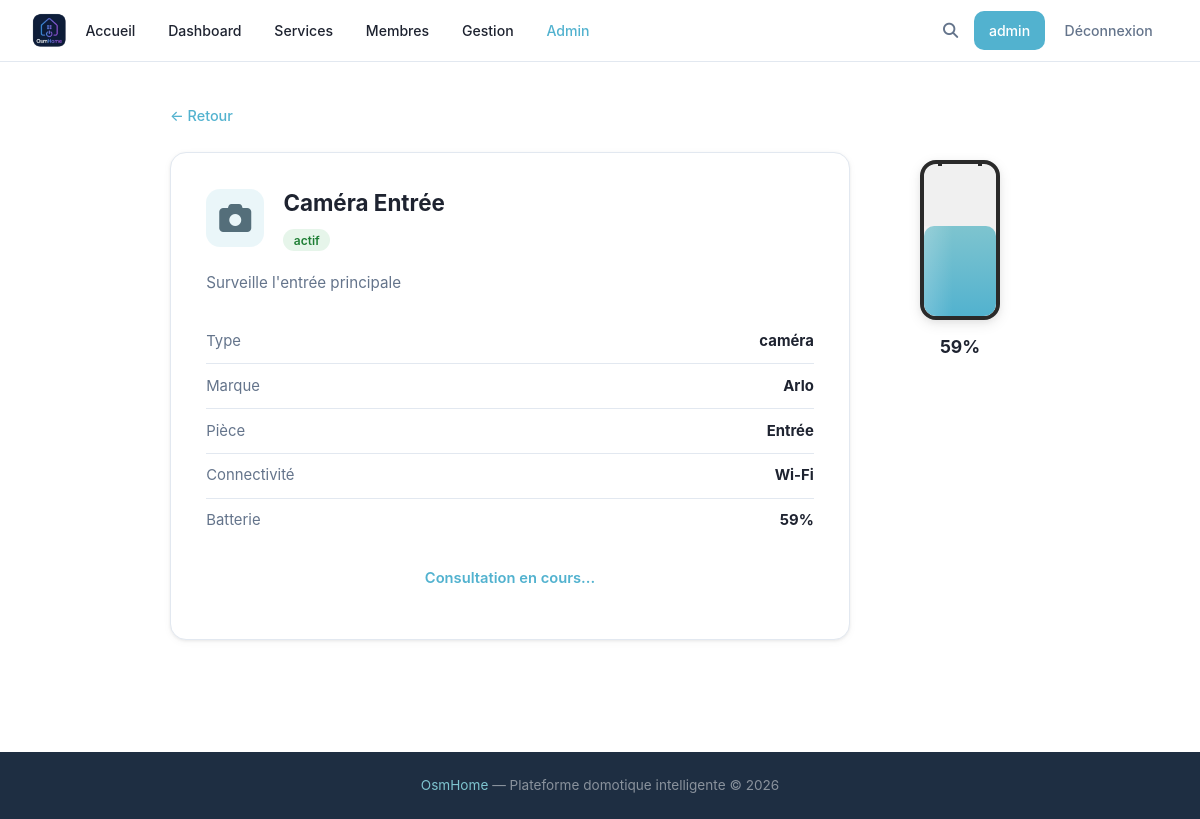
Screenshot of /device/3 (signed in) with the database file from the repository.
### tables this page shows
CREATE TABLE devices (
            id INTEGER PRIMARY KEY AUTOINCREMENT,
            name TEXT,
            description TEXT,
            type TEXT,
            brand TEXT,
            status TEXT DEFAULT 'actif',
            connectivity TEXT,
            battery INTEGER,
            room TEXT
        , deletion_requested INTEGER DEFAULT 0, config TEXT);

### main.py (the view)
@app.route('/device/<int:device_id>')
def device_detail(device_id):
    device = utils.getDevice(device_id)
    if not device:
        flask.abort(404)
    return flask.render_template('objet.html', user=flask.session.get('username'), device=device)

### main.py (called while the page is built)
@app.context_processor
def inject_types():
    try:
        types = utils.getTypes()
    except Exception:
        types = []
    is_admin = False
    user_level = None
    if flask.session.get('username'):
        u = utils.getUser(flask.session['username'])
        is_admin = bool(u and u['role'] == 'admin')
        user_level = u['level'] if u else None
    return {'types': types, 'is_admin': is_admin, 'user_level': user_level}

### utils.py (called while the page is built)
def openDB() -> sqlite3.Connection:
    if 'db' not in flask.g:
        flask.g.db = sqlite3.connect(BASE)
        flask.g.db.row_factory = sqlite3.Row
    return flask.g.db

def closeDB(_ = None):
    db = flask.g.pop("db", None)
    if db is not None:
        db.close()

def getUser(username: str):
    db = openDB()
    return db.execute(
        'SELECT * FROM users WHERE username = ?',
        (username,)
    ).fetchone()

def getTypes() -> list:
    db = openDB()
    rows = db.execute('SELECT DISTINCT type FROM devices ORDER BY type').fetchall()
    return [row['type'] for row in rows]

def getDevice(device_id: int):
    db = openDB()
    return db.execute('SELECT * FROM devices WHERE id = ?', (device_id,)).fetchone()

### templates/objet.html (shortened to what this page needs)
{% extends 'base.html' %}
{% block extra_css %}
<link rel="stylesheet" href="{{ url_for('static', filename='css/devices.css') }}">
<link rel="stylesheet" href="{{ url_for('static', filename='css/device.css') }}">
{% endblock %}
{% block content %}
<div class="device-detail-page">
    <a href="javascript:history.back()" class="device-detail-back">← Retour</a>
    <div class="device-detail-global">
        <div class="device-detail-card">
            <div class="device-detail-top">
                <div class="device-icon device-icon--lg" aria-label="{{ device['type'] }}">
                    {% if device['type'] == 'thermostat' %}<i class="fa-solid fa-temperature-half"></i>
                    {% elif device['type'] == 'caméra' %}<i class="fa-solid fa-camera"></i>
                    {% elif device['type'] == 'éclairage' %}<i class="fa-solid fa-lightbulb"></i>
                    {% elif device['type'] == 'serrure' %}<i class="fa-solid fa-lock"></i>
                    {% elif device['type'] == 'capteur' %}<i class="fa-solid fa-satellite-dish"></i>
                    {% elif device['type'] == 'aspirateur' %}<i class="fa-solid fa-robot"></i>
                    {% elif device['type'] == 'électroménager' %}<i class="fa-solid fa-blender"></i>
                    {% elif device['type'] == 'volet' %}<i class="fa-solid fa-window-maximize"></i>
                    {% elif device['type'] == 'montre' %}<i class="fa-solid fa-clock"></i>
                    {% elif device['type'] == 'énergie' %}<i class="fa-solid fa-bolt"></i>
                    {% else %}<i class="fa-solid fa-box"></i>{% endif %}
                </div>
                <div>
                    <h1 class="device-detail-name">{{ device['name'] }}</h1>
                    <span class="device-status {{ 'status-active' if device['status'] == 'actif' else 'status-inactive' }}">
                        {{ device['status'] }}
                    </span>
                </div>
            </div>
            <p class="device-detail-description">{{ device['description'] }}</p>
            <ul class="device-detail-infos">
                <li><span>Type</span><strong>{{ device['type'] }}</strong></li>
                <li><span>Marque</span><strong>{{ device['brand'] }}</strong></li>
                {% if device['room'] %}
                <li><span>Pièce</span><strong>{{ device['room'] }}</strong></li>
                {% endif %}
                <li><span>Connectivité</span><strong>{{ device['connectivity'] }}</strong></li>
                {% if device['battery'] %}
                <li><span>Batterie</span><strong>{{ device['battery'] }}%</strong></li>
                {% endif %}
            </ul>
            {% if user %}
            <p class="device-detail-points" id="points-msg">Consultation en cours...</p>
            {% endif %}
        </div>
        {% if device['battery'] %}
        <div class="battery-panel">
            <div class="battery-shell">
                <div class="battery-fill" style="--battery-level: {{ device['battery'] }}%;"></div>
            </div>
            <p class="battery-label">{{ device['battery'] }}%</p>
        </div>
        {% endif %}
    </div>
</div>
{% endblock %}

### static/css/style.css (style rules this page uses)
:root { --bg: #ffffff; --surface: #ffffff; --dark: #1e2330; --dark-2: #1c2131; --primary: #52B2CF; --primary-hover: #3d9ebc; --primary-light: rgba(82, 178, 207, 0.12); --accent-2: #7EC4CF; --accent-pink: #D4AFB9; --accent-lavender: #D1CFE2; --accent-powder: #9CADCE; --muted: #64748b; --white: #ffffff; --border: #e2e8f0; --shadow: 0 1px 3px rgba(0,0,0,.07), 0 2px 8px rgba(0,0,0,.04); --shadow-md: 0 4px 14px rgba(0,0,0,.09), 0 2px 6px rgba(0,0,0,.05); --radius: 10px; --radius-sm: 5px; --radius-lg: 16px; --danger: #ea4335; }
* { margin: 0; padding: 0; box-sizing: border-box; }
html { min-height: 100%; scroll-behavior: smooth; }
body { min-height: 100vh; display: flex; flex-direction: column; font-family: 'Google Sans', 'Inter', system-ui, -apple-system, BlinkMacSystemFont, 'Segoe UI', Roboto, sans-serif; background: var(--bg); color: var(--dark); line-height: 1.65; }
a { color: inherit; text-decoration: none; }
h1, h2, h3, h4, h5 { color: var(--dark); margin-bottom: 0.5rem; font-weight: 600; }
p { color: var(--muted); margin-bottom: 1rem; }
.status-active { background: rgba(52,168,83,0.12); color: #1e7e34; }

### static/css/devices.css (style rules this page uses)
.device-icon { width: 46px; height: 46px; border-radius: 10px; background: var(--primary-light); display: flex; align-items: center; justify-content: center; font-size: 1.35rem; }
.device-status { padding: 0.22rem 0.65rem; border-radius: 999px; font-size: 0.75rem; font-weight: 600; }
.device-icon .fa-camera { color: #546e7a; }

### static/css/device.css (style rules this page uses)
.device-detail-page { width: min(860px, 92%); margin: 2.5rem auto 4rem; }
.device-detail-back { display: inline-block; margin-bottom: 1.5rem; color: var(--primary); font-size: 0.9rem; font-weight: 500; transition: opacity 0.15s; }
.device-detail-global { display: flex; gap: 2.5rem; align-items: flex-start; }
.device-detail-card { flex: 1; background: var(--surface); border: 1px solid var(--border); border-radius: var(--radius-lg); box-shadow: var(--shadow); padding: 2rem 2.2rem; }
.device-detail-top { display: flex; align-items: center; gap: 1.2rem; margin-bottom: 1.2rem; }
.device-icon--lg { font-size: 2rem; width: 58px; height: 58px; border-radius: 14px; background: var(--primary-light); display: flex; align-items: center; justify-content: center; flex-shrink: 0; }
.device-detail-name { font-size: 1.4rem; font-weight: 700; margin-bottom: 0.25rem; }
.device-detail-description { color: var(--muted); margin-bottom: 1.5rem; font-size: 0.95rem; line-height: 1.6; }
.device-detail-infos { list-style: none; margin-bottom: 1.5rem; }
.device-detail-infos li { display: flex; justify-content: space-between; padding: 0.6rem 0; border-bottom: 1px solid var(--border); font-size: 0.93rem; }
.device-detail-infos li:last-child { border-bottom: none; }
.device-detail-infos li span { color: var(--muted); }
.device-detail-points { text-align: center; color: var(--primary); font-weight: 600; font-size: 0.92rem; margin-top: 0.5rem; }
.battery-panel { flex-shrink: 0; width: 140px; display: flex; flex-direction: column; align-items: center; padding-top: 0.5rem; gap: 0.75rem; }
.battery-shell { width: 80px; height: 160px; border: 4px solid #2a2a2a; border-radius: 16px; position: relative; background: #f0f0f0; overflow: hidden; box-shadow: var(--shadow-md); }
.battery-shell::before { content: ""; position: absolute; top: -18px; left: 50%; transform: translateX(-50%); width: 36px; height: 16px; background: #f0f0f0; border: 4px solid #2a2a2a; border-bottom: none; border-radius: 8px 8px 0 0; }
.battery-fill { position: absolute; bottom: 0; left: 0; width: 100%; height: var(--battery-level); background: linear-gradient(180deg, #7EC4CF 0%, #52B2CF 100%); border-radius: 10px 10px 12px 12px; transition: height 0.5s ease; }
.battery-fill::after { content: ""; position: absolute; inset: 0; background: linear-gradient(90deg, rgba(255,255,255,0.20), transparent 40%); }
.battery-label { font-weight: 700; font-size: 1.1rem; color: var(--dark); margin: 0; }

### rows the page displays
devices: name "Caméra Entrée", status "actif", description "Surveille l'entrée principale", type "caméra", brand "Arlo", room "Entrée", connectivity "Wi-Fi", battery "59"

### other values shown
{{ user }} "admin"
